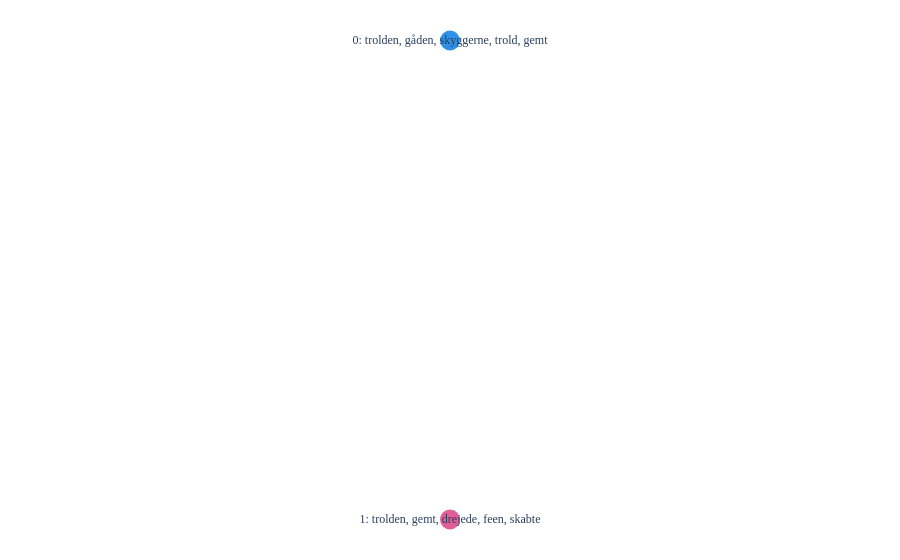

The notebook cell this image was saved under:
### Code cell
model.print_topics()
topics_df = model.topics_df()

# Show interactive cluster map
fig = model.plot_clusters_datamapplot()
fig.show()
# Merge down to 5 top-level topics using "smallest→closest" (Top2Vec’s strategy)
model.reduce_topics(n_reduce_to=5, reduction_method="smallest", metric="cosine")

print(model.hierarchy)
model.hierarchy.cut(max_depth=2).plot_tree()

### Figure 1 — Plotly figure (JSON) as saved in the notebook; plotly's stock layout.template omitted (floating-point values rounded to 4 significant figures)
{"data": [{"customdata": [["<b>trolden</b>: <i>0.68</i> <br> <b>gåden</b>: <i>0.68</i> <br> <b>skyggerne</b>: <i>0.68</i> <br> <b>trold</b>: <i>0.67</i> <br> <b>gemt</b>: <i>0.67</i> <br> <b>skabte</b>: <i>0.67</i> <br> <b>forsvandt</b>: <i>0.67</i> <br> <b>hule</b>: <i>0.67</i> <br> <b>opdagede</b>: <i>0.67</i> <br> <b>fandt</b>: <i>0.67</i>"], ["<b>trolden</b>: <i>0.68</i> <br> <b>gemt</b>: <i>0.68</i> <br> <b>drejede</b>: <i>0.67</i> <br> <b>feen</b>: <i>0.67</i> <br> <b>skabte</b>: <i>0.67</i> <br> <b>trold</b>: <i>0.67</i> <br> <b>forsvandt</b>: <i>0.67</i> <br> <b>gemte</b>: <i>0.67</i> <br> <b>fandt</b>: <i>0.67</i> <br> <b>gåden</b>: <i>0.67</i>"]], "hovertemplate": "<b>%{text}</b> <br> <br> %{customdata[0]}", "legendgroup": "", "marker": {"color": ["#2E91E5", "#E15F99"], "size": 20, "symbol": "circle"}, "mode": "markers+text", "name": "", "orientation": "v", "showlegend": false, "text": ["0: trolden, gåden, skyggerne, trold, gemt", "1: trolden, gemt, drejede, feen, skabte"], "type": "scatter", "x": [1.0, 1.0], "xaxis": "x", "y": [0.5, -0.5], "yaxis": "y"}], "layout": {"font": {"family": "Roboto Mono"}, "legend": {"tracegroupgap": 0}, "margin": {"b": 0, "l": 0, "r": 0, "t": 0}, "xaxis": {"anchor": "y", "domain": [0, 1], "range": [1, 1], "showgrid": false, "title": {"text": "x"}, "visible": false, "zeroline": false}, "yaxis": {"anchor": "x", "domain": [0, 1], "showgrid": false, "title": {"text": "y"}, "visible": false, "zeroline": false}}}
